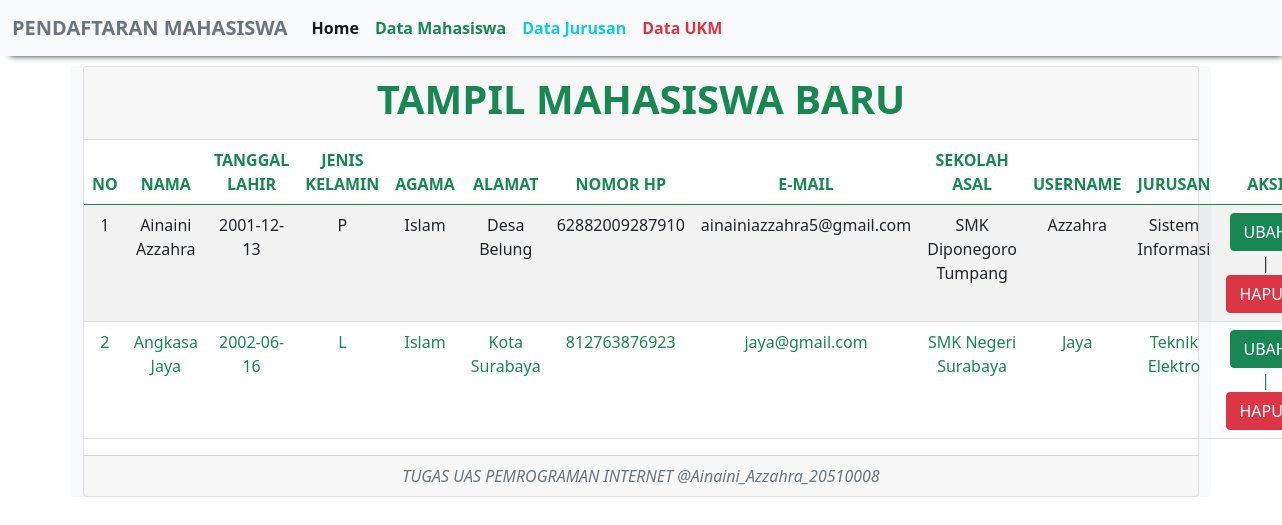
Screenshot of /tampil_mahasiswa.php (signed in) with the database file from the repository.
### tables this page shows
CREATE TABLE `calon_mahasiswa` (
  `id_mahasiswa` int(11) NOT NULL,
  `nama` varchar(100) NOT NULL,
  `tanggal_lahir` date NOT NULL,
  `jenis_kelamin` enum('L','P') NOT NULL,
  `agama` enum('Islam','Kristen','Hindu','Budha','Atheis') NOT NULL,
  `alamat` text NOT NULL,
  `nomor_hp` bigint(20) NOT NULL,
  `email` char(50) NOT NULL,
  `sekolah_asal` varchar(100) NOT NULL,
  `username` varchar(50) NOT NULL,
  `password` varchar(50) NOT NULL,
  `id_jurusan` int(11) NOT NULL
);

CREATE TABLE `ambil_jurusan` (
  `id_jurusan` int(11) NOT NULL,
  `nama_jurusan` varchar(30) NOT NULL,
  `angkatan` int(20) NOT NULL
);

### tampil_mahasiswa.php (the view, shortened to what this page needs)
<?php
    include "header.php";
?>
<!DOCTYPE html>
<html>
<head>
  <link href="https://cdn.jsdelivr.net/npm/bootstrap@5.0.2/dist/css/bootstrap.min.css" rel="stylesheet">
</head>
<body>
    <div class="card text-center">
        <div class="card-header text-success">
            <center><h1><b>TAMPIL MAHASISWA BARU</b></h1></center>
        </div>
        <table class="table table-hover table-striped text-success">
           <thead>
              <tr>
                <th>NO</th>
                <th>NAMA</th>
                <th>TANGGAL LAHIR</th>
                <th>JENIS KELAMIN</th>
                <th>AGAMA</th>
                <th>ALAMAT</th>
                <th>NOMOR HP</th>
                <th>E-MAIL</th>
                <th>SEKOLAH ASAL</th>
                <th>USERNAME</th>
                <th>JURUSAN</th>
                <th>AKSI</th>
              </tr>
            </thead>
            <tbody>
                <?php
                include "koneksi.php";
                $qry_mahasiswa=mysqli_query($conn,"select * from calon_mahasiswa join ambil_jurusan on ambil_jurusan.id_jurusan=calon_mahasiswa.id_jurusan");
                $no=0;
                while($dt_mahasiswa=mysqli_fetch_array($qry_mahasiswa)){
                    $no++;?>
                       <tr>
                          <td><?=$no?></td> <td><?=$dt_mahasiswa['nama']?></td> <td><?=$dt_mahasiswa['tanggal_lahir']?></td> <td><?=$dt_mahasiswa['jenis_kelamin']?></td> <td><?=$dt_mahasiswa['agama']?></td> <td><?=$dt_mahasiswa['alamat']?> <td><?=$dt_mahasiswa['nomor_hp']?></td> <td><?=$dt_mahasiswa['email']?></td> <td><?=$dt_mahasiswa['sekolah_asal']?></td> <td><?=$dt_mahasiswa['username']?></td> <td><?=$dt_mahasiswa['nama_jurusan']?></td>
                          <td><a href="ubah_mahasiswa.php?id_mahasiswa=<?=$dt_mahasiswa['id_mahasiswa']?>" class="btn btn-success">UBAH</a> | <a href="hapus_mahasiswa.php?id_mahasiswa=<?=$dt_mahasiswa['id_mahasiswa']?>" onclick="return confirm('Apakah anda yakin menghapus data ini?')" class="btn btn-danger">HAPUS</a></td>
                       </tr>
                       <?php
                       }
                       ?>
           </tbody>
        </table>
        <div class="card-footer text-muted">
          <center><i>TUGAS UAS PEMROGRAMAN INTERNET @Ainaini_Azzahra_20510008</i></center>
        </div>
    </div>
</body>
</html>
<?php
    include "footer.php";
?>

### header.php (shortened to what this page needs)
<!DOCTYPE html>
<html>
<head>
  <link href="https://cdn.jsdelivr.net/npm/bootstrap@5.0.2/dist/css/bootstrap.min.css" rel="stylesheet">
</head>
<body>
   <nav class="navbar navbar-expand-lg navbar-light bg-light" style="box-shadow: 5px 5px 6px -5px;">
      <div class="container-fluid">
            <b><a class="navbar-brand text-secondary" href="#">PENDAFTARAN MAHASISWA</a></b>
               <div class="collapse navbar-collapse" id="navbarNavAltMarkup">
                  <b><div class="navbar-nav">
                        <a class="nav-link active" aria-current="page" href="home.php">Home</a>
                        <a class="nav-link text-success" href="tampil_mahasiswa.php">Data Mahasiswa</a>
                        <a class="nav-link text-info" href="tampil_jurusan.php">Data Jurusan</a>
                        <a class="nav-link text-danger" href="tampil_ukm.php">Data UKM</a>
                 </div></b>
           </div>
      </div>
   </nav>
   <div class="container bg-light rounded" style="margin-top: 10px">
</body>
</html>

### footer.php (shortened to what this page needs)
</body>
</html>

### rows the page displays
calon_mahasiswa: nama "Ainaini Azzahra", tanggal_lahir "2001-12-13", jenis_kelamin "P", agama "Islam", alamat "Desa Belung", nomor_hp "62882009287910", email "ainainiazzahra5@gmail.com", sekolah_asal "SMK Diponegoro Tumpang", username "Azzahra", id_jurusan.nama_jurusan "Sistem Informasi"
calon_mahasiswa: nama "Angkasa Jaya", tanggal_lahir "2002-06-16", jenis_kelamin "L", agama "Islam", alamat "Kota Surabaya", nomor_hp "812763876923", email "jaya@gmail.com", sekolah_asal "SMK Negeri Surabaya", username "Jaya", id_jurusan.nama_jurusan "Teknik Elektro"
